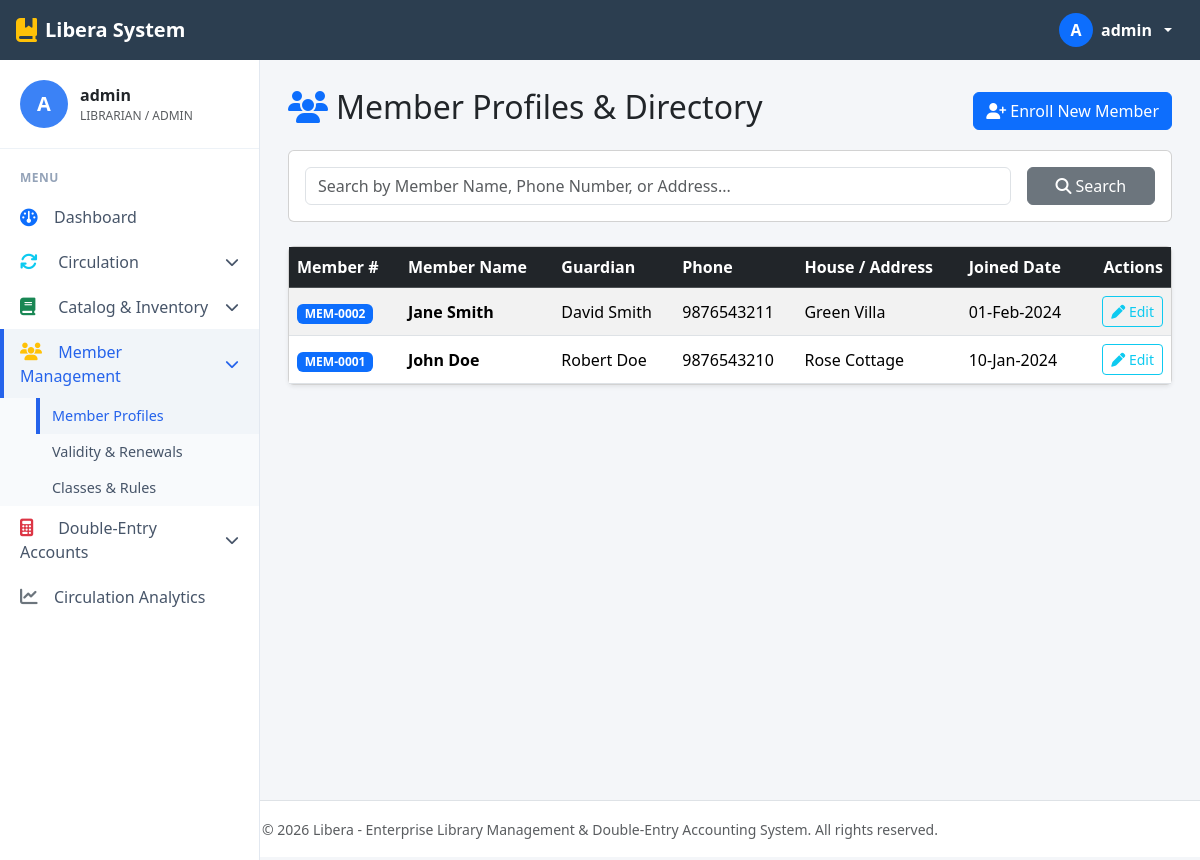
Page /modules/members/members.php (signed in) on the committed database.
### tables this page shows
CREATE TABLE IF NOT EXISTS `MstrMember` (
	`MemberNumber` bigint NOT NULL AUTO_INCREMENT PRIMARY KEY,
	`MemberName` text NULL,
	`PhoneHome` bigint NULL,
	`HouseName` text NULL,
	`StudentSex` text NULL,
	`MemBirthDate` datetime NULL,
	`MemberRemarks` text NULL
);

CREATE TABLE IF NOT EXISTS `MstrMemberDetails` (
	`MemberNumber` int NOT NULL PRIMARY KEY,
	`GuardianName` varchar(50) NULL,
	`Relationship` tinyint NULL,
	`BloodGroup` tinyint NULL,
	`RegistrationFees` double NULL,
	`ConsultationFees` double NULL,
	`MaritalStatus` tinyint NULL,
	`EmployeeNumber` int NULL,
	`MemberNumberAdvice` int NULL,
	`MemberJoinDate` date NULL,
	`ApprovedDate` date NULL,
	`NomineeName` varchar(50) NULL,
	`RelationNumberNominee` tinyint NULL,
	`NomineeDocument` varchar(50) NULL,
	`DocTypeNumberNominee` tinyint NULL
);

### includes/auth.php (called while the page is built, shortened)
<?php
function sanitize_input($data) {
    return htmlspecialchars(trim($data), ENT_QUOTES, 'UTF-8');
}

### config/db.php (called while the page is built, shortened)
<?php
$db_driver = 'mysqli';
$mysqli_conn = @mysqli_connect(DB_HOST, DB_USER, DB_PASS, DB_NAME, DB_PORT);
if ($mysqli_conn) {
    $db_driver = 'mysqli';
}
function db_query($conn, $sql, $types = "", $params = []) {
    global $db_driver;
    if ($db_driver === 'mysqli') {
        if (empty($params)) {
            return mysqli_query($conn, $sql);
        }
        $stmt = mysqli_prepare($conn, $sql);
        mysqli_stmt_bind_param($stmt, $types, ...$params);
        mysqli_stmt_execute($stmt);
        $result = mysqli_stmt_get_result($stmt);
        return $result;
    }
}
if ($db_driver === 'sqlite') {
    function db_num_rows($res) {
        if (is_object($res) && isset($res->num_rows)) return $res->num_rows;
        if (is_object($res) && method_exists($res, 'num_rows')) return $res->num_rows();
        if ($res instanceof mysqli_result) return mysqli_num_rows($res);
        return 0;
    }
    function db_fetch_assoc($res) {
        if (is_object($res) && method_exists($res, 'fetch_assoc')) return $res->fetch_assoc();
        if ($res instanceof mysqli_result) return mysqli_fetch_assoc($res);
        return false;
    }
    function db_data_seek($res, $offset) {
        if (is_object($res) && method_exists($res, 'data_seek')) return $res->data_seek($offset);
        if ($res instanceof mysqli_result) return mysqli_data_seek($res, $offset);
        return false;
    }
} else {
    function db_num_rows($res) {
        return ($res instanceof mysqli_result) ? mysqli_num_rows($res) : 0;
    }
    function db_fetch_assoc($res) {
        return ($res instanceof mysqli_result) ? mysqli_fetch_assoc($res) : false;
    }
}

### modules/members/members.php (the view, shortened to what this page needs)
<?php
require_once __DIR__ . '/../../config/db.php';
require_once __DIR__ . '/../../includes/auth.php';
$search = sanitize_input($_GET['search'] ?? '');
$where = "";
$params = [];
$types = "";
$sql_members = "SELECT m.*, d.GuardianName, d.RegistrationFees, d.MemberJoinDate
                FROM MstrMember m
                LEFT JOIN MstrMemberDetails d ON m.MemberNumber = d.MemberNumber
                $where
                ORDER BY m.MemberNumber DESC LIMIT 100";
$members_res = db_query($conn, $sql_members, $types, $params);
require_once __DIR__ . '/../../includes/header.php';
?>
<div class="d-flex justify-content-between align-items-center mb-3">
    <h2><i class="fa-solid fa-users text-primary me-2"></i>Member Profiles & Directory</h2>
    <button class="btn btn-primary" data-bs-toggle="modal" data-bs-target="#addMemberModal">
        <i class="fa-solid fa-user-plus me-1"></i>Enroll New Member
    </button>
</div>
<div class="card mb-4">
    <div class="card-body">
        <form method="GET" action="members.php" class="row g-3">
            <div class="col-md-10">
                <input type="text" name="search" class="form-control" placeholder="Search by Member Name, Phone Number, or Address..." value="<?php echo htmlspecialchars($search); ?>">
            </div>
            <div class="col-md-2">
                <button type="submit" class="btn btn-secondary w-100"><i class="fa-solid fa-search me-1"></i>Search</button>
            </div>
        </form>
    </div>
</div>
<div class="card shadow-sm">
    <div class="card-body p-0">
        <div class="table-responsive">
            <table class="table table-hover table-striped align-middle mb-0">
                <thead class="table-dark">
                    <tr>
                        <th>Member #</th>
                        <th>Member Name</th>
                        <th>Guardian</th>
                        <th>Phone</th>
                        <th>House / Address</th>
                        <th>Joined Date</th>
                        <th class="text-end">Actions</th>
                    </tr>
                </thead>
                <tbody>
                    <?php if ($members_res && db_num_rows($members_res) > 0): ?>
                        <?php while ($m = db_fetch_assoc($members_res)): ?>
                            <tr>
                                <td><span class="badge bg-primary">MEM-<?php echo str_pad($m['MemberNumber'], 4, '0', STR_PAD_LEFT); ?></span></td>
                                <td><strong><?php echo htmlspecialchars($m['MemberName']); ?></strong></td>
                                <td><?php echo htmlspecialchars($m['GuardianName'] ?? 'N/A'); ?></td>
                                <td><?php echo htmlspecialchars($m['PhoneHome'] ?? 'N/A'); ?></td>
                                <td><?php echo htmlspecialchars($m['HouseName'] ?? 'N/A'); ?></td>
                                <td><?php echo $m['MemberJoinDate'] ? date('d-M-Y', strtotime($m['MemberJoinDate'])) : 'N/A'; ?></td>
                                <td class="text-end">
                                    <button class="btn btn-sm btn-outline-info" data-bs-toggle="modal" data-bs-target="#editMemberModal<?php echo $m['MemberNumber']; ?>">
                                        <i class="fa-solid fa-pen"></i> Edit
                                    </button>
                                </td>
                            </tr>
                        <?php endwhile; ?>
                    <?php else: ?>
                        <tr><td colspan="7" class="text-center text-muted py-4">No member profiles found.</td></tr>
                    <?php endif; ?>
                </tbody>
            </table>
        </div>
    </div>
</div>
<?php require_once __DIR__ . '/../../includes/footer.php'; ?>

### includes/header.php (style rules this page uses)
:root { --sidebar-width: 260px; --topbar-height: 60px; --brand-color: #34495e; --primary-blue: #2c3e50; --bg-light: #f4f6f9; }
body { background-color: var(--bg-light); font-family: 'Segoe UI', system-ui, -apple-system, sans-serif; min-height: 100vh; }

### rows in the picture
mstrmember: MemberNumber "0002", MemberName "Jane Smith", mstrmemberdetails.GuardianName "David Smith", PhoneHome "9876543211", HouseName "Green Villa", mstrmemberdetails.MemberJoinDate "01-Feb-2024"
mstrmember: MemberNumber "0001", MemberName "John Doe", mstrmemberdetails.GuardianName "Robert Doe", PhoneHome "9876543210", HouseName "Rose Cottage", mstrmemberdetails.MemberJoinDate "10-Jan-2024"

### other values in the picture
substr($_SESSION['username'] ?? 'A', 0, 1) "A"
$_SESSION['username'] "admin"
